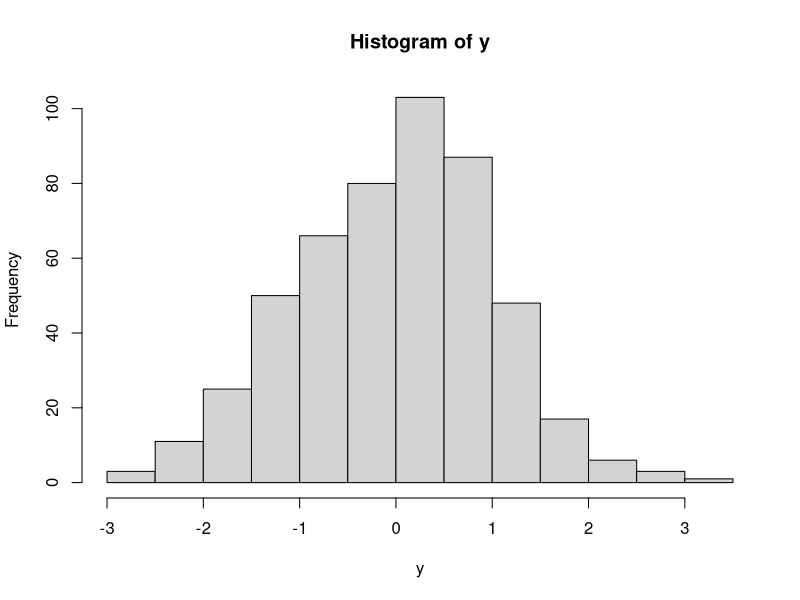
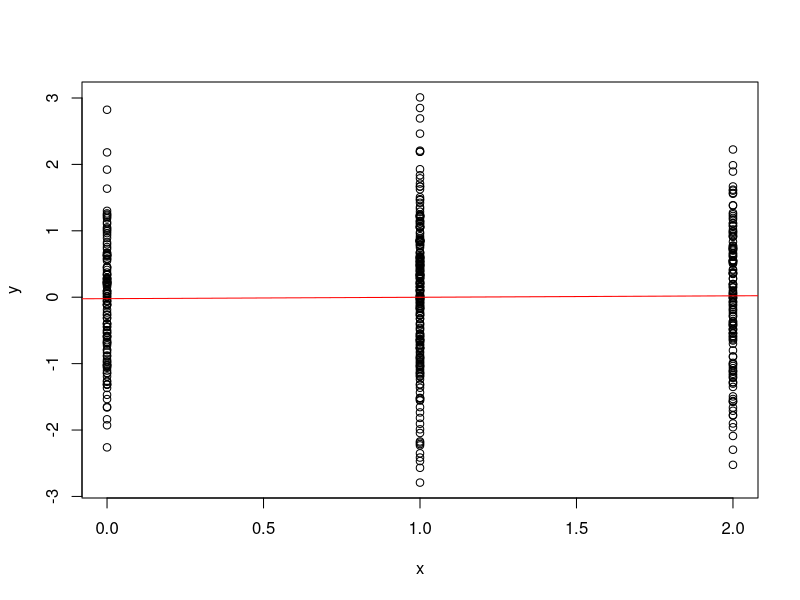
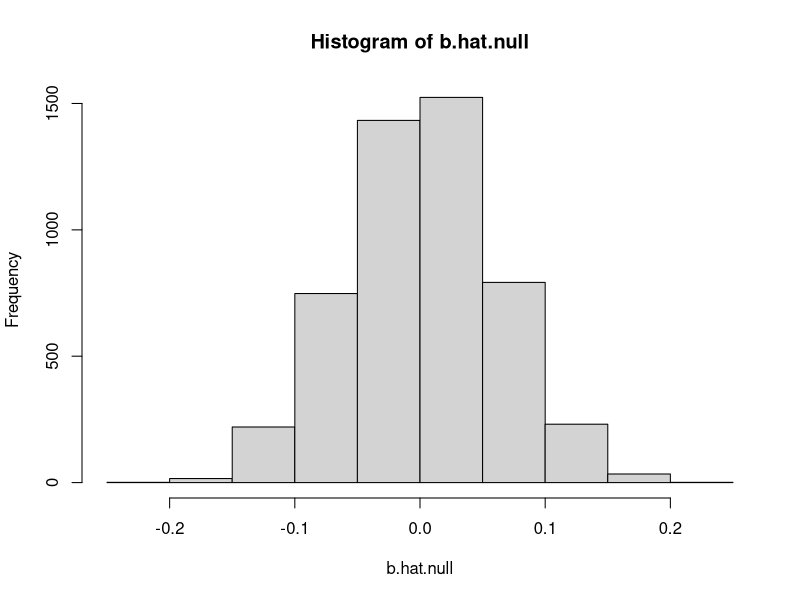
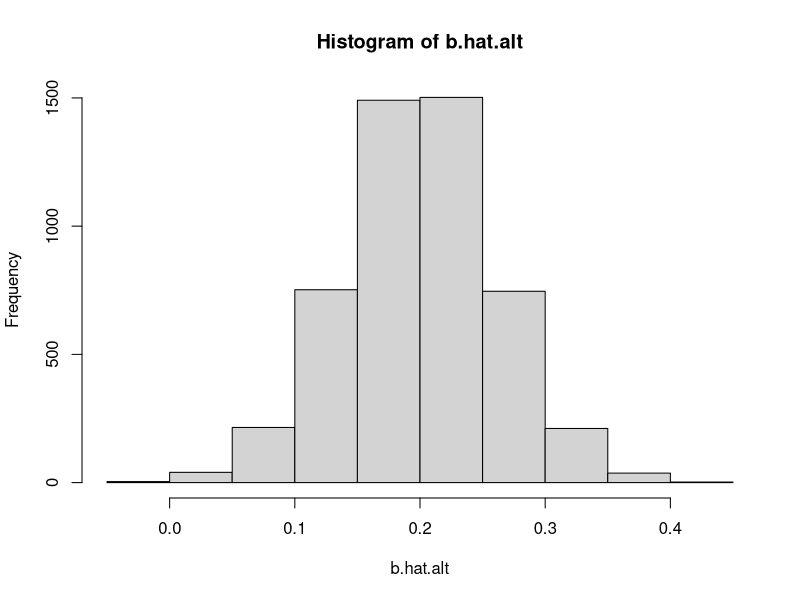
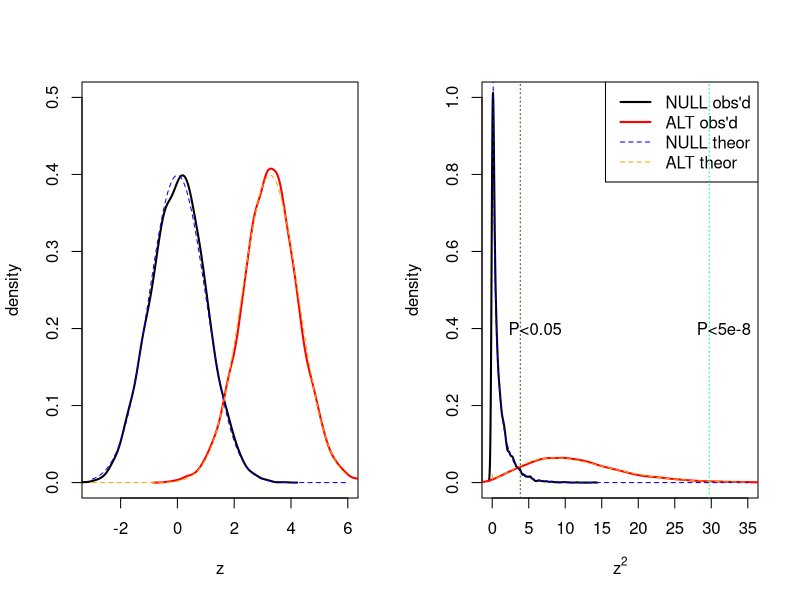

Reproduce these figures in R, in order.
# simulate power calculation

n = 500 # individuals
p = 5000 # SNPs for both null and alternative
f = 0.5 # MAF
b.alt = 0.2 # effect size under the alternative hypothesis

## simulate genotypes at 1 snp for n individuals
# n independent trials, 2 possible outcomes, maf probability of sucess 
x = rbinom(n, 2, f) # genotypes at 1 SNP for n ind 

## simulate random phenotype with mean 0 and sd 1
y = scale( rnorm(n) ) # random phenotype normalized to have sample sd=1
hist(y)
# regressing y in x 
summary( lm( y ~ x ) )

fit =lm( y ~ x ) 
plot(x = x, y = y)
abline(fit, col = "red")

## run a linear regression between the genotpyes and the phenotpyes
summary( lm( y ~ x ) )$coeff
## save the standar error of the slope
## kind fo a meassure of the average distance between the 
## observed values and the regression line 
se = summary(lm( y ~ x ) )$coeff[2,2] # pick SE, and assume it stays constant and independent of beta

# simulate the 2 betas 
## beta under null, so mean effect is 0 
b.hat.null = rnorm(p, 0, se) # estimates under null
hist(b.hat.null)

## beta under alt hypo
b.hat.alt = rnorm(p, b.alt, se)  # estimates under alternative
hist(b.hat.alt)


par(mfrow=c(1,2))
# Plot observed densities of z-scores 
plot(NULL, xlim = c(-3,6), ylim = c(0,0.5), xlab = "z", 
     ylab = "density", col = "white") # empty panel for plotting

## the walt stats is basically the beta/se 
lines(density( (b.hat.null/se) ), col = "black", lwd = 2) # Wald statistic for null variants
lines(density( (b.hat.alt/se) ), col = "red", lwd = 2) # Wald statistic for alternative variants
# add theoretical densities for z-scores
x.seq = seq(-3, 6, 0.01)
x.seq
lines(x.seq, dnorm(x.seq, 0, 1), col = "blue", lty = 2) # for null
lines(x.seq, dnorm(x.seq, b.alt/se, 1), col = "orange", lty = 2) # for alternative

# Plot observed densities of z^2 
plot(NULL, xlim = c(0,35), ylim = c(0,1), xlab = expression(z^2), 
     ylab = "density", col = "white") # empty panel for plotting

## this just calculate the chi squared statsitci
# (beta/se)**2
lines(density( (b.hat.null/se)^2 ), col = "black", lwd = 2) # chi-square stat for null variants
lines(density( (b.hat.alt/se)^2 ), col = "red", lwd = 2) # chi-square stat for alternative variants
# Let's add theoretical densities of the chi-square distributions
x.seq = seq(0, 35, 0.01)

## now theoretical 
## dchisq(x.seq, df = 1, ncp = (b.alt/se)^2)
## this will create a chisq distribution for the values in xseq with i debree of 
## freedom and ncp equal = 0 for the null and equals (b.alt/se)^2 for the alt 
lines(x.seq, dchisq(x.seq, df = 1, ncp = 0), col = "blue", lty = 2) # ncp=0 for null
lines(x.seq, dchisq(x.seq, df = 1, ncp = (b.alt/se)^2), col = "orange", lty = 2) # ncp = (beta/se)^2 for alternative
legend("topright", leg = c("NULL obs'd","ALT obs'd","NULL theor","ALT theor"),
       col = c("black","red","blue","orange"), 
       lty = c(1,1,2,2), lwd = c(2,2,1,1) )
# Let's add significance thresholds corresponding to 0.05 and 5e-8
# By definition, the thresholds are always computed under the null.

## this si very important 
q.thresh = qchisq( c(0.05, 5e-8), df = 1, ncp = 0, lower = FALSE)
abline(v = q.thresh, col = c("darkgreen", "springgreen"), lty = 3)

## then we plot the 2 significance levels: the classical 5% and the adjusted 
# 
text( q.thresh+2, c(0.4,0.4), c("P<0.05","P<5e-8") )


## ok so basically in this whole code wha t we see is that, the walt statistic
## is useful to compare the null and alternative hypothesis 
## where the null is that the beta is 0 and the alternative
## is that the beta is 0.2 
## we can see how given a z2 scores obtaines we can reject or not the nullh


q.thresh = qchisq(c(0.05,5e-8), df = 1, ncp = 0, lower = FALSE) # signif. thresholds in chi-square units
pchisq(q.thresh, df = 1, ncp = (b.alt/se)^2, lower = FALSE) # corresponding right tail probabilities

# so based on this we have a 90% prob to detect a variant under a signf level of 0.05 (maf=0.2,b=500. maf=0.5)
# but for a significance level of 5e-8 we onlt have 1.3%power





